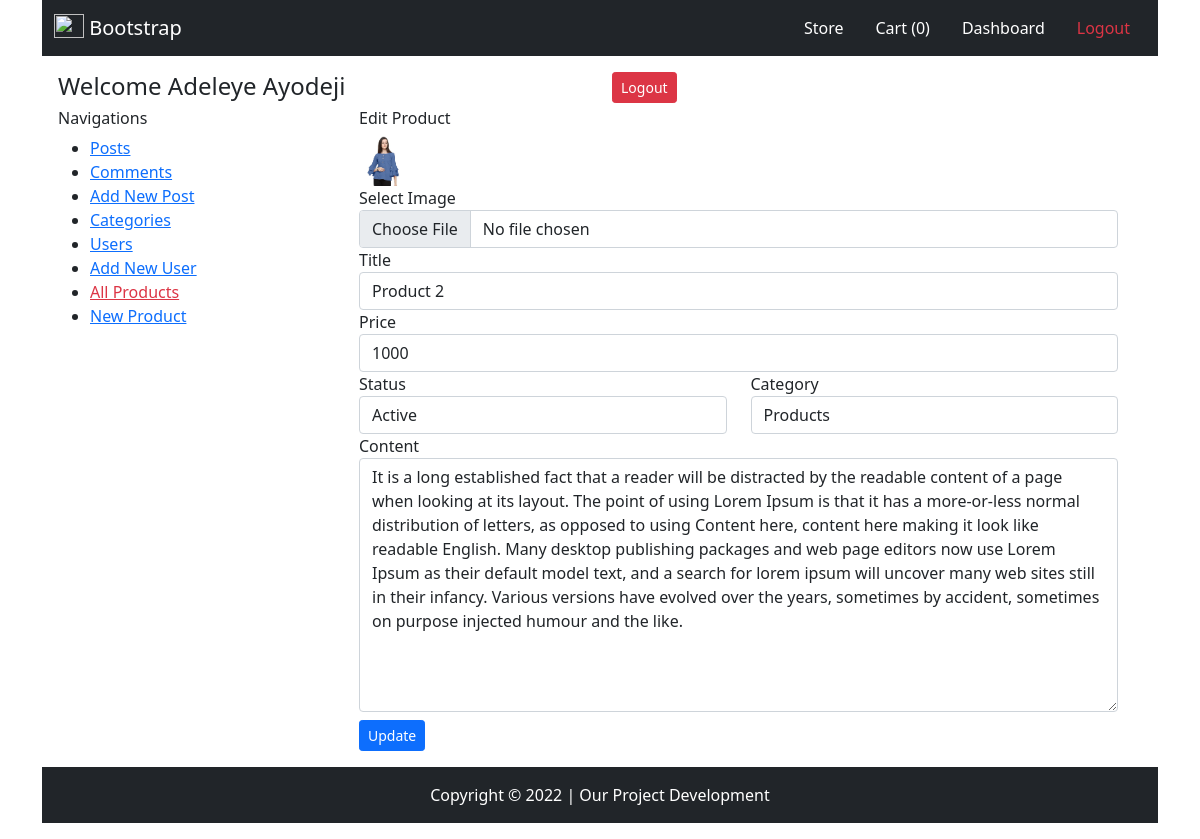
/edit-product.php?edit_product_id=3 (signed in), run on the app's committed database.
### tables this page shows
CREATE TABLE IF NOT EXISTS `products` (
  `id` int(11) NOT NULL AUTO_INCREMENT,
  `title` varchar(1000) DEFAULT NULL,
  `image` varchar(1000) DEFAULT NULL,
  `status` int(255) DEFAULT '0',
  `category_id` varchar(1000) DEFAULT NULL,
  `content` text,
  `price` varchar(1000) DEFAULT NULL,
  `timestamp` timestamp NOT NULL DEFAULT CURRENT_TIMESTAMP,
  PRIMARY KEY (`id`)
);

CREATE TABLE IF NOT EXISTS `category` (
  `id` int(11) NOT NULL AUTO_INCREMENT,
  `name` varchar(1000) DEFAULT NULL,
  PRIMARY KEY (`id`)
);

### edit-product.php (the view, shortened to what this page needs)
<?php
require "inc/header.php";
?>
<div class="container">
    <?php
require './pages/header-home.php';
include "inc/process.php";
if(isset($_GET["edit_product_id"]) && !empty($_GET["edit_product_id"])){
    $edit_product_id = $_GET["edit_product_id"];
    $SQL = "SELECT * FROM products WHERE id = '$edit_product_id'";
    $query = mysqli_query($connection, $SQL);
    $result = mysqli_fetch_assoc($query);
}else{
    header("location: products.php");
}
?>
    <div class="container p-3">
        <div class="row">
            <div class="col-12">
                <div class="row">
                    <div class="col-6">
                        <h4>Welcome <?php echo $_SESSION["user"]["name"]; ?></h4>
                    </div>
                    <div class="col-6">
                        <a href="logout.php" class="btn btn-sm btn-danger">Logout</a>
                    </div>
                </div>
            </div>
            <div class="col-3">
                <h6>Navigations</h6>
                <ul>
                    <li>
                        <a href="posts.php">Posts</a>
                    </li>
                    <li>
                        <a href="comments.php">Comments</a>
                    </li>
                    <li>
                        <a href="new-post.php">Add New Post</a>
                    </li>
                    <li>
                        <a href="category.php">Categories</a>
                    </li>
                    <li>
                        <a href="users.php">Users</a>
                    </li>
                    <li>
                        <a href="new-user.php">Add New User</a>
                    </li>
                    <li>
                        <a href="products.php" class="text-danger">All Products</a>
                    </li>
                    <li>
                        <a href="new-product.php">New Product</a>
                    </li>
                </ul>
            </div>
            <div class="col-9">
                <div class="container">
                    <h6>Edit Product</h6>
                    <form action="" method="POST" enctype="multipart/form-data">
                        <img height="50px" src="<?php echo $result["image"] ?>" alt="">
                        <div class="form-group">
                            <label for="">Select Image</label>
                            <input type="file" name="image" id="" class="form-control">
                        </div>
                        <div class="form-group">
                            <label for="">Title</label>
                            <input type="text" name="title" placeholder="Enter title"
                                value="<?php echo $result["title"]; ?>" class="form-control" id="">
                        </div>
                        <div class="form-group">
                            <label for="">Price</label>
                            <input type="number" name="price" placeholder="Enter price"
                                value="<?php echo $result["price"]; ?>" class="form-control" id="">
                        </div>
                        <div class="row">
                            <div class="col-6">
                                <div class="form-group">
                                    <label for="">Status</label>
                                    <select name="status" class="form-control" id="">
                                        <option value="1" <?php echo $result["status"] == 1 ? "selected" : "" ?>>Active
                                        </option>
                                    </select>
                                </div>
                            </div>
                            <div class="col-6">
                                <div class="form-group">
                                    <label for="">Category</label>
                                    <select name="category_id" class="form-control" id="">
                                        <?php
                                           $sql = "SELECT * FROM category ORDER BY id DESC";
                                           $query = mysqli_query($connection, $sql);
                                           while ($result2 = mysqli_fetch_assoc($query)) {
                                               ?>
                                        <option value="<?php echo $result2["id"] ?>"
                                            <?php echo $result["category_id"] == $result2["id"] ? "selected" : "" ?>>
                                            <?php echo $result2["name"] ?>
                                        </option>
                                        <?php
                                           }
                                        ?>
                                    </select>
                                </div>
                            </div>
                        </div>
                        <div class="form-group">
                            <label for="">Content</label>
                            <textarea name="content" placeholder="Enter post content" id="" cols="30"
                                class="form-control" rows="10"><?php echo $result["content"]; ?></textarea>
                        </div>
                        <div class="form-group">
                            <button type="submit" class="btn btn-sm btn-primary mt-2"
                                name="edit_product">Update</button>
                        </div>
                    </form>
                </div>
            </div>
        </div>
    </div>
    <?php
require './pages/footer-home.php';
?>
</div>
<?php
require "inc/footer.php";
?>

### data on the page
products: image (picture), title "Product 2", price "1000", status "Active", category_id "Products", content "It is a long established fact that a reader will be distracted by the readable content of a page when looking at its layout. The point of using Lorem Ipsum is that it has a more-or-less normal distribution of letters, as opposed to using Content here, content here making it look like readable English. Many desktop publishing packages and web page editors now use Lorem Ipsum as their default model text, and a search for lorem ipsum will uncover many web sites still in their infancy. Various versions have evolved over the years, sometimes by accident, sometimes on purpose injected humour and the like."

### other printed values
$_SESSION["user"]["name"] "Adeleye Ayodeji"
